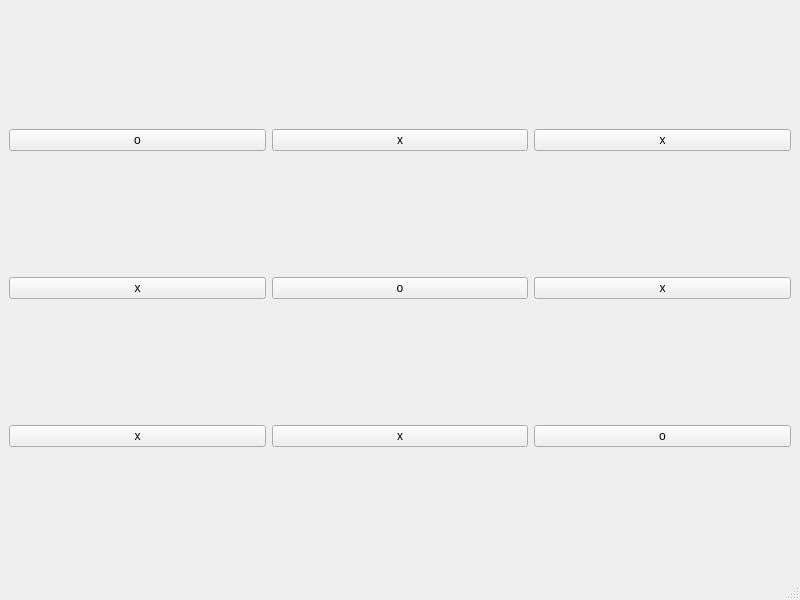
<?xml version="1.0" encoding="UTF-8"?>
<ui version="4.0">
 <class>MidTermUi</class>
 <widget class="QMainWindow" name="MidTermUi">
  <property name="geometry">
   <rect>
    <x>0</x>
    <y>0</y>
    <width>800</width>
    <height>600</height>
   </rect>
  </property>
  <property name="windowTitle">
   <string>MidTermUi</string>
  </property>
  <widget class="QWidget" name="centralwidget">
   <layout class="QGridLayout" name="gridLayout">
    <item row="0" column="0">
     <widget class="QPushButton" name="pushButton_1">
      <property name="text">
       <string>o</string>
      </property>
     </widget>
    </item>
    <item row="0" column="1">
     <widget class="QPushButton" name="pushButton_2">
      <property name="text">
       <string>x</string>
      </property>
     </widget>
    </item>
    <item row="0" column="2">
     <widget class="QPushButton" name="pushButton_3">
      <property name="text">
       <string>x</string>
      </property>
     </widget>
    </item>
    <item row="1" column="0">
     <widget class="QPushButton" name="pushButton_4">
      <property name="text">
       <string>x</string>
      </property>
     </widget>
    </item>
    <item row="1" column="1">
     <widget class="QPushButton" name="pushButton_5">
      <property name="text">
       <string>o</string>
      </property>
     </widget>
    </item>
    <item row="1" column="2">
     <widget class="QPushButton" name="pushButton_6">
      <property name="text">
       <string>x</string>
      </property>
     </widget>
    </item>
    <item row="2" column="0">
     <widget class="QPushButton" name="pushButton_7">
      <property name="text">
       <string>x</string>
      </property>
     </widget>
    </item>
    <item row="2" column="1">
     <widget class="QPushButton" name="pushButton_8">
      <property name="text">
       <string>x</string>
      </property>
     </widget>
    </item>
    <item row="2" column="2">
     <widget class="QPushButton" name="pushButton_9">
      <property name="text">
       <string>o</string>
      </property>
     </widget>
    </item>
   </layout>
  </widget>
  <widget class="QMenuBar" name="menubar">
   <property name="geometry">
    <rect>
     <x>0</x>
     <y>0</y>
     <width>800</width>
     <height>21</height>
    </rect>
   </property>
  </widget>
  <widget class="QStatusBar" name="statusbar"/>
 </widget>
 <resources/>
 <connections/>
</ui>
